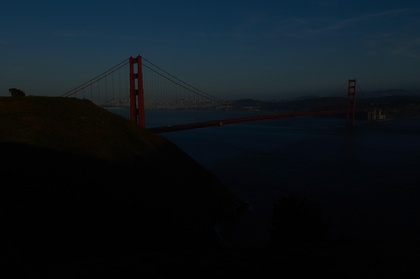
%> input picture 100.JPG, 420 x 279 px, shrunk from 4288 x 2848 before the run
$ octave FinalKod.m   (GNU Octave 9; MATLAB toolbox functions it lacks are replaced by stand-ins)
%> lines starting %> are read from the running program, lines starting %| are printed output that depends on the picture
clc;clear all
close all;
imge = imread("100.JPG");
%> imge is the input picture: size 279x420x3 uint8; mean R, G, B 13, 21.1, 27.2

% Imgeyi RGB'den HSI'a Çevir.
HSI = rgb2hsv(imge);
%> HSI: size 279x420x3 double; mean H, S, V 0.362, 0.391, 0.11
H = HSI(:,:,1);
S = HSI(:,:,2);
I = HSI(:,:,3);
figure;
subplot(1,2,1);
imshow(imge),title("RGB Imge");
subplot(1,2,2);
imshow(HSI),title("HSI Imge");

% Saturasyon(Doygunluk) kanalına Segmentasyonlu Üstel İyileştirme
Sp=zeros(size(S));
[m,n]= size(S);
%> m = 279; n = 420
for i = 1:m
    for j = 1:n
        if S(i,j) <= 0.3
            Sp(i,j) = 1.3*(exp(S(i,j))-1);
        elseif (0.3 <= S(i,j)) && (S(i,j) <= 0.7)
            Sp(i,j) = exp(S(i,j))-1;
        else
            Sp(i,j) = 0.7*(exp(S(i,j))-1);
        end
    end
end
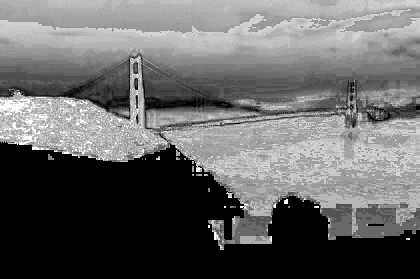
%> Sp: size 279x420 double; min 0, max 1.2, mean 0.482; drawn with min black and max white
figure;
subplot(1,2,1);
imshow(S),title("Orijinal Doygunluk");
subplot(1,2,2);
imshow(Sp),title("Iyilestirilmis Doygunluk");

% Intensity kanalında Histogram Eşitlemesi
hist_imge = histeq(I);
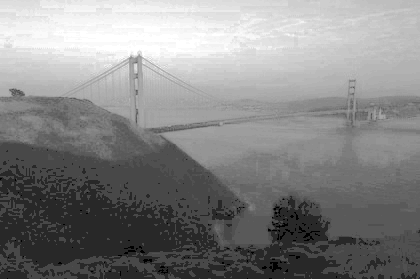
%> hist_imge: size 279x420 double; min 0, max 1, mean 0.521

% Wavelet Dönüşümü
n=2; % Kaç Level Dönüşüm Yapacağımızı Belirliyoruz.
[C,S] = wavedec2(hist_imge,n,'haar');
%> S = [70 105; 70 105; 140 210; 279 420]
[cH,cV,cD] = detcoef2('all', C, S, n);  % Yüksek Frekans Bileşenlerini Tanımlıyoruz
cA = appcoef2(C, S, 'haar', n); % Düşük Frekans Bileşenlerini Tanımlıyoruz

% Retinex Algoritması
aydinlatma = imgaussfilt(cA,15);
logcA = log(double(cA)+1);
retinex = logcA - log(aydinlatma);
figure;
subplot(1,2,1);
imshow(cA),title("Orijinal Düşük Frekans");
%> after `imshow(cA)`:
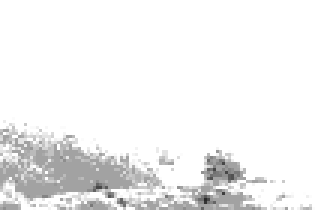
%> displayed picture: size 70x105, on the screen's scale of 0 to 255 (shown 3 times larger); min 40, max 255, mean 240.9
subplot(1,2,2);
imshow(retinex),title("Retinex İyilestirilmesi");
cA = retinex;

% Aşağıda Tanımlanan Fuzzy Algoritmasının Yüksek Frekans Bileşenlerine Uygulanması
cH1 = Fuzzification(cH);
%> in Fuzzification, `xmax = max(altband(:));`: xmax = 0.552
%> in Fuzzification, `xmin = min(altband(:));`: xmin = -0.397
%> after the loop in Fuzzification, `for i = 1:row`:
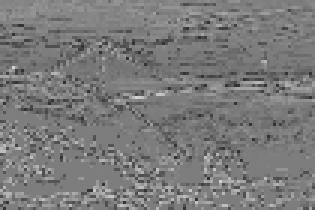
%> enhancedImge: size 70x105 double (shown 3 times larger); min 0.201, max 0.832, mean 0.482
cV1 = Fuzzification(cV);
%> in Fuzzification (call 2), `xmax = max(altband(:));`: xmax = 0.405
%> in Fuzzification (call 2), `xmin = min(altband(:));`: xmin = -0.385
%> after the loop in Fuzzification (call 2), `for i = 1:row`:
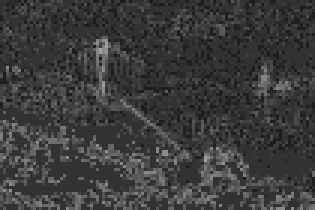
%> enhancedImge: size 70x105 double (shown 3 times larger); min 0.119, max 0.638, mean 0.235
cD1 = Fuzzification(cD);
%> in Fuzzification (call 3), `xmax = max(altband(:));`: xmax = 0.246
%> in Fuzzification (call 3), `xmin = min(altband(:));`: xmin = -0.278
%> after the loop in Fuzzification (call 3), `for i = 1:row`:
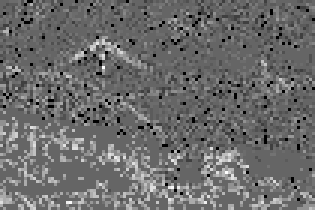
%> FuzzyImge: size 70x105 double (shown 3 times larger); min 0.5, max 1.3, mean 0.837; drawn with min black and max white
figure;
subplot(2,3,1);
imshow(cH),title("Horizontal");
subplot(2,3,2);
imshow(cV),title("Vertical");
subplot(2,3,3);
imshow(cD),title("Diagonal");
subplot(2,3,4);
imshow(cH1);
subplot(2,3,5);
imshow(cV1);
subplot(2,3,6);
imshow(cD1);


% Ters Wavelet Dönüşümü ile İyileştirilmiş Intensity Kanalının Elde Edilmesi
imgr = waverec2(C, S, 'haar');
figure;
subplot(1,2,1);
imshow(I);
subplot(1,2,2);
imshow(imgr);


% Elde Edilen İyileştirilmiş S ve V Kanallarını, Eski H Kanalı İle Birleştirerek Yeni İyileştirilmiş Görüntünün Eldesi
enhanced_imge = H;
enhanced_imge(:,:,2)= Sp;
enhanced_imge(:,:,3) = imgr;
% RGB'e Geri Dönüş
RGB = hsv2rgb(enhanced_imge);
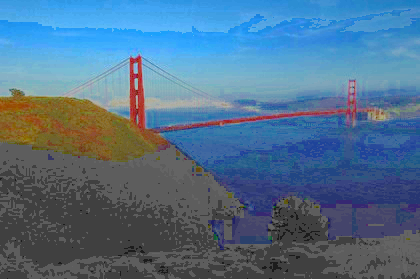
%> RGB: size 279x420x3 double; mean R, G, B 0.234, 0.37, 0.488; drawn with min black and max white

% İyileştirilmiş İmgenin Orijinali İle Kıyaslaması
figure;
subplot(1,2,1);
imshow(imge);
title('Orijinal Imge');
subplot(1,2,2),
imshow(RGB);
title('Iyilestirilmis Imge');
imwrite(RGB,'sonuc.png');

% Fuzzy Algoritması
function enhancedImge = Fuzzification(altband)
xmax = max(altband(:));
xmin = min(altband(:));
[row,col] = size(altband);
Fuzzy = zeros(size(altband));
FuzzyImge = zeros(size(altband));
enhancedImge = zeros(size(altband));

for i = 1:row
    for j = 1:col
        Fuzzy(i,j) = (altband(i,j) - xmin) ./ (xmax - xmin);
        FuzzyImge(i,j) = 0.5 + abs((Fuzzy(i,j) - 0.5).^0.33);
        enhancedImge(i,j) = (FuzzyImge(i,j) .* (xmax - xmin)) + xmin;
    end
end
end

$ run again, with 123.JPG copied over 100.JPG
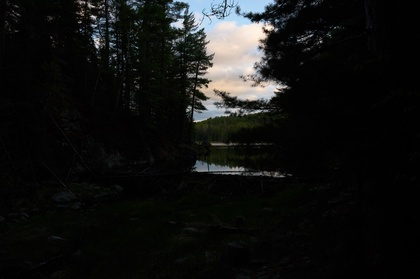
%> input picture 123.JPG, 420 x 279 px, shrunk from 4288 x 2848 before the run
%> imge is the input picture: size 279x420x3 uint8; mean R, G, B 19, 19.7, 18.7
%> HSI: size 279x420x3 double; mean H, S, V 0.143, 0.217, 0.0825
%> `[C,S] = wavedec2(hist_imge,n,'haar');`: S = [70 105; 70 105; 140 210; 279 420]
%> xmax = 1.1
%> xmin = -1.23
%> xmax = 1.05
%> xmin = -0.921
%> after the loop in Fuzzification (call 2), `for i = 1:row`:
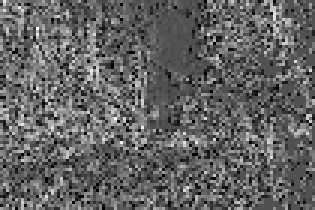
%> FuzzyImge: size 70x105 double (shown 3 times larger); min 0.603, max 1.3, mean 0.873; drawn with min black and max white
%> `imshow(RGB);`:
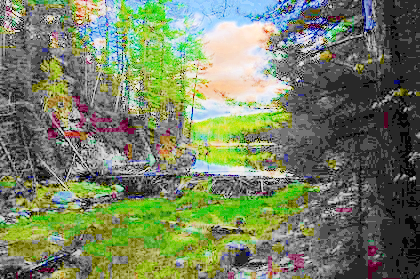
%> displayed picture: size 279x420x3, on the screen's scale of 0 to 255; mean R, G, B 118.4, 130.1, 99.4

$ run again, with deneme.jpg copied over 100.JPG
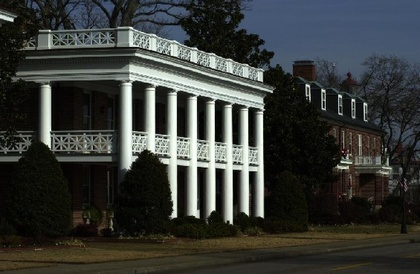
%> input picture deneme.jpg, 420 x 274 px, shrunk from 565 x 368 before the run
%> imge is the input picture: size 274x420x3 uint8; mean R, G, B 56.5, 59.3, 56.1
%> HSI: size 274x420x3 double; mean H, S, V 0.282, 0.337, 0.25
%> `[C,S] = wavedec2(hist_imge,n,'haar');`: S = [69 105; 69 105; 137 210; 274 420]
%> xmax = 1.33
%> xmin = -1.44
%> xmax = 1.35
%> xmin = -1.28
%> after the loop in Fuzzification (call 2), `for i = 1:row`:
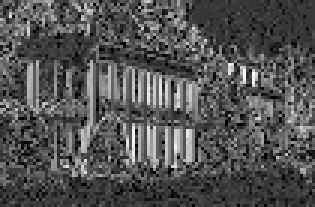
%> FuzzyImge: size 69x105 double (shown 3 times larger); min 0.593, max 1.3, mean 0.822; drawn with min black and max white
%> `RGB = hsv2rgb(enhanced_imge);`:
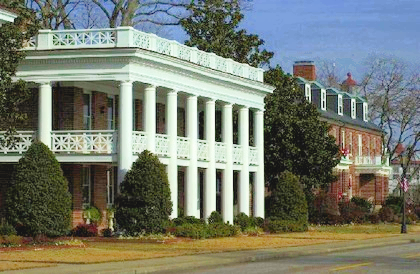
%> RGB: size 274x420x3 double; mean R, G, B 0.424, 0.446, 0.391; drawn with min black and max white
